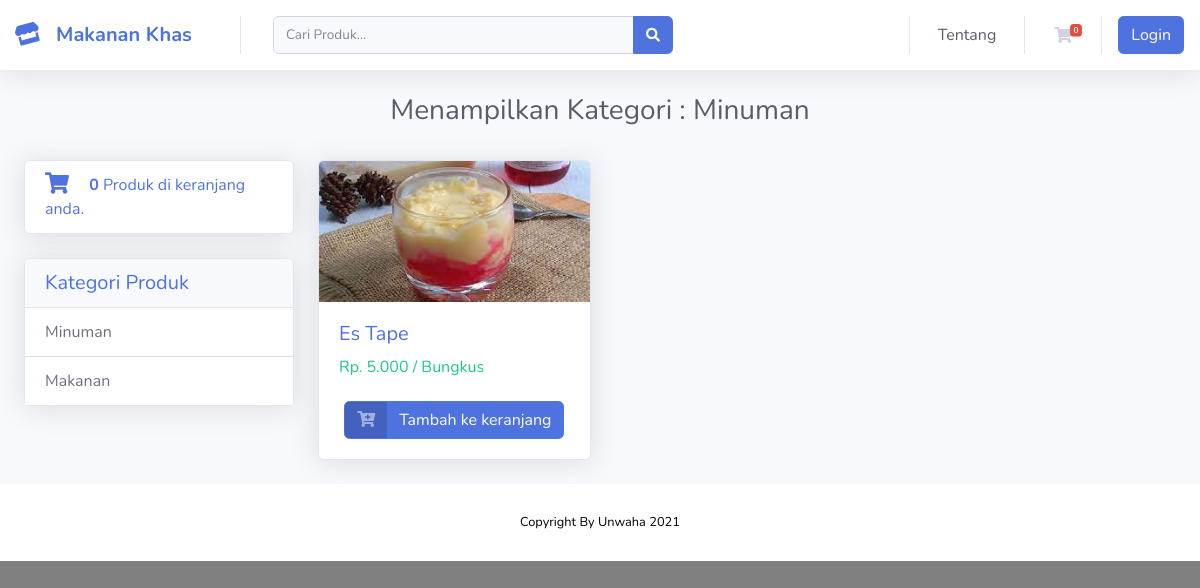
The app's page /produk/kategori/Minuman with its own data.
### tables this page shows
CREATE TABLE `tbl_kategori` (
  `id_kategori` int(11) NOT NULL,
  `nama_kategori` varchar(99) NOT NULL
);

CREATE TABLE `tbl_produk` (
  `id_produk` int(11) NOT NULL,
  `nama_produk` varchar(150) NOT NULL,
  `kategori_id` int(11) NOT NULL,
  `stok` int(11) NOT NULL,
  `satuan_id` int(11) NOT NULL,
  `harga` int(11) NOT NULL,
  `gambar` varchar(100) NOT NULL,
  `deskripsi` text NOT NULL
);

CREATE TABLE `tbl_satuan` (
  `id_satuan` int(11) NOT NULL,
  `nama_satuan` varchar(50) NOT NULL
);

### application/controllers/Produk.php (called while the page is built, shortened)
<?php
class Produk extends CI_Controller
{
    public function __construct()
    {
        $this->load->library('form_validation');
        $this->load->model('ProdukModel');
        $this->load->model('KategoriModel');
        $this->load->model('KeranjangModel');
        $this->load->model('SatuanModel');
        $this->loggedUser = $this->db->get_where('user', ['email' => $this->session->userdata('email')])->row_array();
    }
    public function kategori($url = null)
    {
        $this->db->where('nama_kategori', urldecode($url));
        $query = $this->db->get('tbl_kategori')->row();
        $id = $query->id_kategori;
        $data['user'] = $this->loggedUser;
        $data['modelTitle'] = 'Produk';
        $jumlah_data = $this->ProdukModel->total_rows_by('kategori_id', $id);
        $this->load->library('pagination');
        $config['base_url'] = base_url('produk/kategori/') . $url;
        $config['total_rows'] = $jumlah_data;
        $config['per_page'] = 12;
        $from = $this->uri->segment(4);
        $data['produk'] = $this->ProdukModel->get_by_and_limit('kategori_id', $id, $config['per_page'], $from);
        $data['kategori'] = $this->KategoriModel->get_all();
        $data['kategori_pilih'] = $this->KategoriModel->get_by_id($id);
        $data['title'] = 'Kategori Produk ' . $data['kategori_pilih']->nama_kategori;
        $data['totalCart'] =  $this->KeranjangModel->total_rows_by_user($this->loggedUser['id']);
        $this->load->view('tamplates/header', $data);
        $this->load->view('tamplates/home_topbar', $data);
        $this->load->view('produk', $data);
        $this->load->view('tamplates/footer');
    }
}

### index.php (called while the page is built, shortened)
<?php
require_once BASEPATH.'core/CodeIgniter.php';

### application/models/KategoriModel.php (called while the page is built, shortened)
<?php
class KategoriModel extends CI_Model
{
    public $tabel = 'tbl_kategori';
    public $id = 'id_kategori';
    public $order = 'DESC';
    function get_all()
    {
        $this->db->order_by($this->id, $this->order);
        return $this->db->get($this->tabel)->result_array();
    }
    function get_by_id($id)
    {
        $this->db->where($this->id, $id);
        return $this->db->get($this->tabel)->row();
    }
}

### application/config/config.php (called while the page is built, shortened)
<?php
$config['base_url'] = 'http://localhost/tokomakanankhas/';
$config['index_page'] = '';
$config['uri_protocol']    = 'REQUEST_URI';
$config['url_suffix'] = '';
$config['language']    = 'english';
$config['charset'] = 'UTF-8';
$config['enable_hooks'] = FALSE;
$config['subclass_prefix'] = 'MY_';
$config['composer_autoload'] = FALSE;
$config['permitted_uri_chars'] = 'a-z 0-9~%.:_\-';
$config['enable_query_strings'] = FALSE;
$config['controller_trigger'] = 'c';
$config['function_trigger'] = 'm';
$config['directory_trigger'] = 'd';
$config['allow_get_array'] = TRUE;
$config['log_threshold'] = 0;
$config['log_path'] = '';
$config['log_file_extension'] = '';
$config['log_file_permissions'] = 0644;
$config['log_date_format'] = 'Y-m-d H:i:s';
$config['error_views_path'] = '';
$config['cache_path'] = '';
$config['cache_query_string'] = FALSE;
$config['encryption_key'] = '';
$config['sess_driver'] = 'files';
$config['sess_cookie_name'] = 'ci_session';
$config['sess_expiration'] = 7200;
$config['sess_save_path'] = NULL;
$config['sess_match_ip'] = FALSE;
$config['sess_time_to_update'] = 300;
$config['sess_regenerate_destroy'] = FALSE;
$config['cookie_prefix']    = '';
$config['cookie_domain']    = '';
$config['cookie_path']        = '/';
$config['cookie_secure']    = FALSE;
$config['cookie_httponly']     = FALSE;
$config['standardize_newlines'] = FALSE;
$config['global_xss_filtering'] = FALSE;
$config['csrf_protection'] = FALSE;
$config['csrf_token_name'] = 'csrf_test_name';
$config['csrf_cookie_name'] = 'csrf_cookie_name';
$config['csrf_expire'] = 7200;
$config['csrf_regenerate'] = TRUE;
$config['csrf_exclude_uris'] = array();
$config['compress_output'] = FALSE;
$config['time_reference'] = 'local';
$config['rewrite_short_tags'] = FALSE;
$config['proxy_ips'] = '';

### application/models/ProdukModel.php (called while the page is built, shortened)
<?php
class ProdukModel extends CI_Model
{
    public $tabel = 'tbl_produk';
    function total_rows_by($kolom, $value)
    {
        $this->db->where($kolom, $value);
        return $this->db->get($this->tabel)->num_rows();
    }
    function get_by_and_limit($kolom, $value, $limit, $offset)
    {
        $this->db->join('tbl_kategori', 'tbl_kategori.id_kategori = tbl_produk.kategori_id');
        $this->db->join('tbl_satuan', 'tbl_satuan.id_satuan = tbl_produk.satuan_id');
        $this->db->where($kolom, $value);
        return $this->db->get($this->tabel, $limit, $offset)->result_array();
    }
}

### application/views/produk.php (the view, shortened to what this page needs)
<div class="container-fluid">
    <?php if (!empty($kategori_pilih)) : ?>
        <div class="row mb-4">
            <div class="col text-center">
                <h3 class="h3 text-gray-800">Menampilkan Kategori : <?= $kategori_pilih->nama_kategori; ?></h3>
            </div>
        </div>
    <?php endif; ?>
    <div class="row">
        <div class="col-sm-3">
            <div class="card shadow mb-4">
                <div class="card-body p-1">
                    <a class="nav-link" href="<?= base_url('keranjang'); ?>">
                        <span class="icon mr-3">
                            <i class="fas fa-shopping-cart fa-lg"></i>
                        </span>
                        <span class="text"><b id="totalCart"><?= (!empty($totalCart)) ? $totalCart : 0; ?></b> Produk di keranjang anda.</span></a>
                </div>
            </div>
            <div class="card shadow mb-4">
                <div class="card-header text-primary">
                    <h5 class="p-0 m-0 font-weigth-bold">Kategori Produk</h5>
                </div>
                <div class="card-body p-0">
                    <div class="list-group list-group-flush">
                        <?php foreach ($kategori as $k) : ?>
                            <a href="<?= base_url('produk/kategori/') . $k['nama_kategori']; ?>" class="list-group-item list-group-item-action"><?= $k['nama_kategori']; ?></a>
                        <?php endforeach; ?>
                    </div>
                </div>
            </div>
        </div>
        <div class="col-sm-9">
            <div class="card-columns">
                <?php foreach ($produk as $p) : ?>
                    <div class="card shadow mb-4">
                        <img src="<?= base_url('assets/img/produk/') . $p['gambar']; ?>" class="card-img-top" alt="...">
                        <div class="card-body">
                            <a href="<?= base_url('produk/lihat/') . $p['id_produk']; ?>" class="nav-link p-0">
                                <h5 class="card-title"><?= $p["nama_produk"]; ?></h5>
                            </a>
                            <h6 class="text-success font-weigth-bold">Rp. <?= number_format($p["harga"], 0, ',', '.'); ?> / <?= $p["nama_satuan"]; ?></h6>
                            <div class="text-center mt-4">
                                <a href="<?= base_url('keranjang/tambah/') . $p['id_produk']; ?>" class="btn btn-primary btn-icon-split">
                                    <span class="icon text-white-50">
                                        <i class="fas fa-cart-plus"></i>
                                    </span>
                                    <span class="text">Tambah ke keranjang</span>
                                </a>
                            </div>
                        </div>
                    </div>
                <?php endforeach; ?>
            </div>
        </div>
    </div>
</div>

### records on screen
tbl_kategori: nama_kategori "Minuman"
tbl_kategori: nama_kategori "Makanan"
tbl_produk: gambar (picture), nama_produk "Es Tape", harga "5.000", satuan.nama_satuan "Bungkus"
